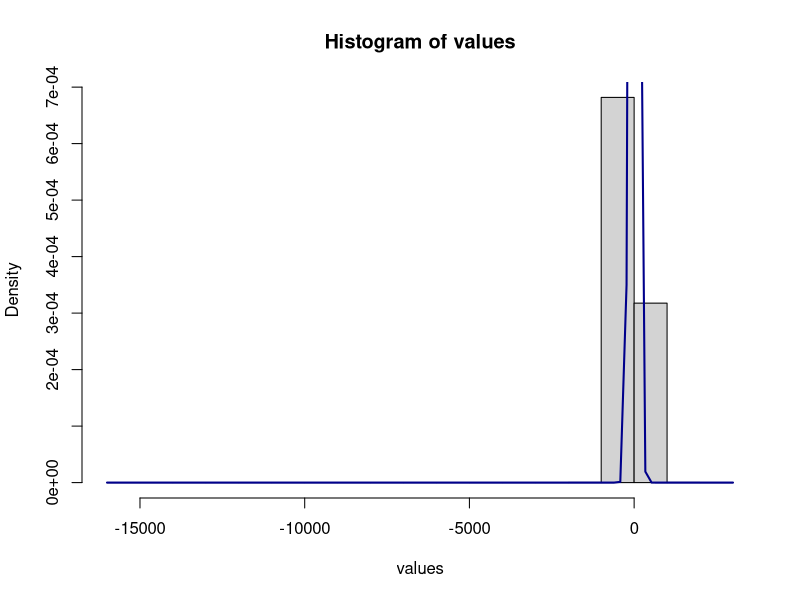
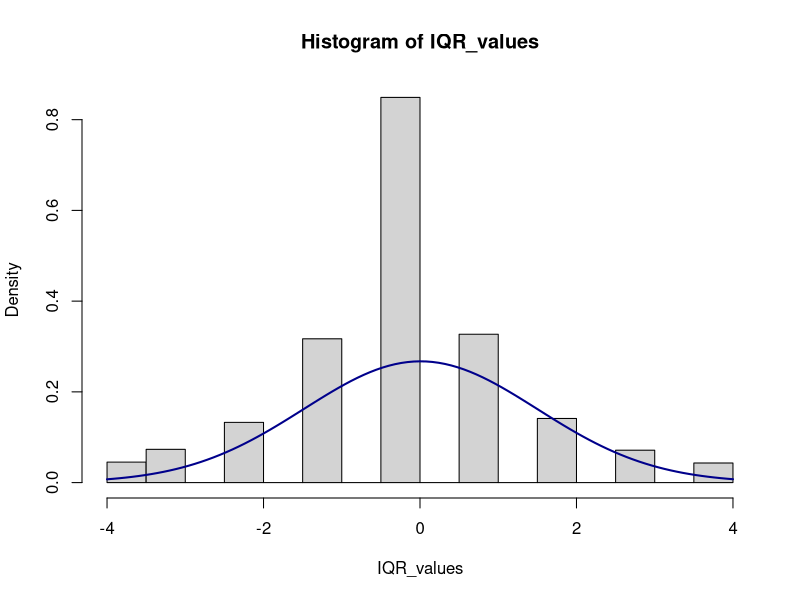
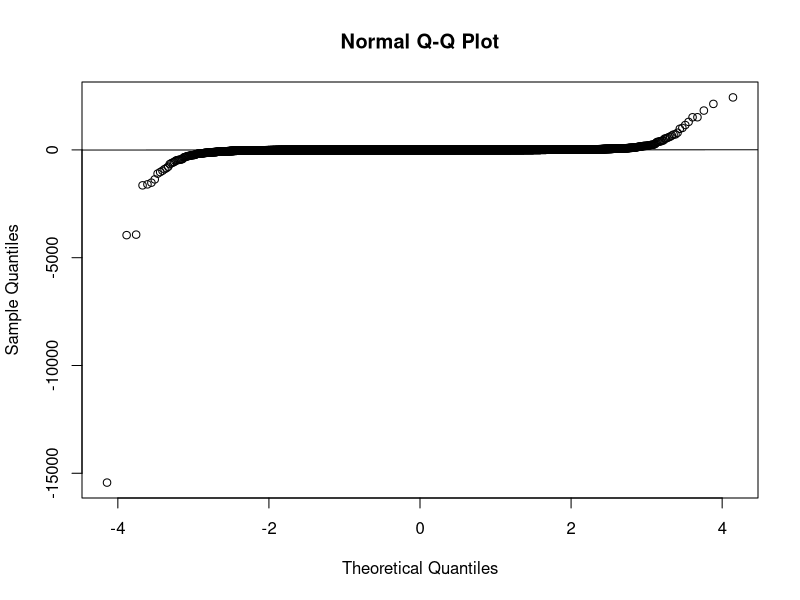
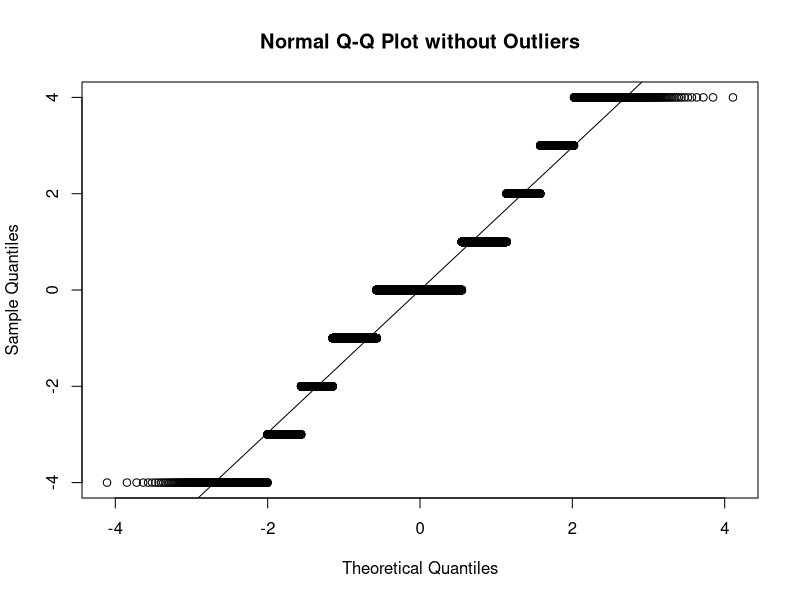

The R source for these figures, in order:
# Useful functions
# https://stackoverflow.com/questions/4787332/
# how-to-remove-outliers-from-a-dataset
# This function removes all values outside of the the range between Q1 and Q3
remove_outliers <- function(x, na.rm = TRUE, ...) {
    qnt <- quantile(x, probs=c(.25, .75), na.rm = na.rm, ...)
    H <- 1.5 * IQR(x, na.rm = na.rm)
    y <- x
    y[x < (qnt[1] - H)] <- NA
    y[x > (qnt[2] + H)] <- NA
    y
}


# Importing related data
values <- read.delim("data/values.txt", header = FALSE, sep="")
# formats the data to be more useable
values <- as.numeric(as.character(unlist(values)))
# iqr range data
IQR_values <- na.omit(remove_outliers(values))

# a.i - Creating a density histograph with curve line
png(filename="out/1.a.i.png") # outputs a png
hist(values, prob=T)
curve(dnorm(x, mean=mean(values), sd=sd(values)), col="darkblue", lwd=2, add=TRUE, yaxt="n")
dev.off() # resets display

# a.ii - Creating an outlierless density histograph with curve line
png(filename="out/1.a.ii.png") # outputs a png
hist(IQR_values, prob=T)
curve(dnorm(x, mean=mean(IQR_values), sd=sd(IQR_values)), col="darkblue", lwd=2, add=TRUE, yaxt="n")
dev.off() # resets display


# a.iii - Creating a normal Q-Q plot of the data
png(filename="out/1.a.iii.png") # outputs a png
qqnorm(values, main = "Normal Q-Q Plot")
qqline(values, datax = FALSE, distribution = qnorm)
dev.off() # resets display

# a.iv - Creating a normal Q-Q plot of the data
png(filename="out/1.a.iv.png") # outputs a png
qqnorm(IQR_values, main = "Normal Q-Q Plot without Outliers")
qqline(IQR_values, datax = FALSE, distribution = qnorm)
dev.off() # resets display